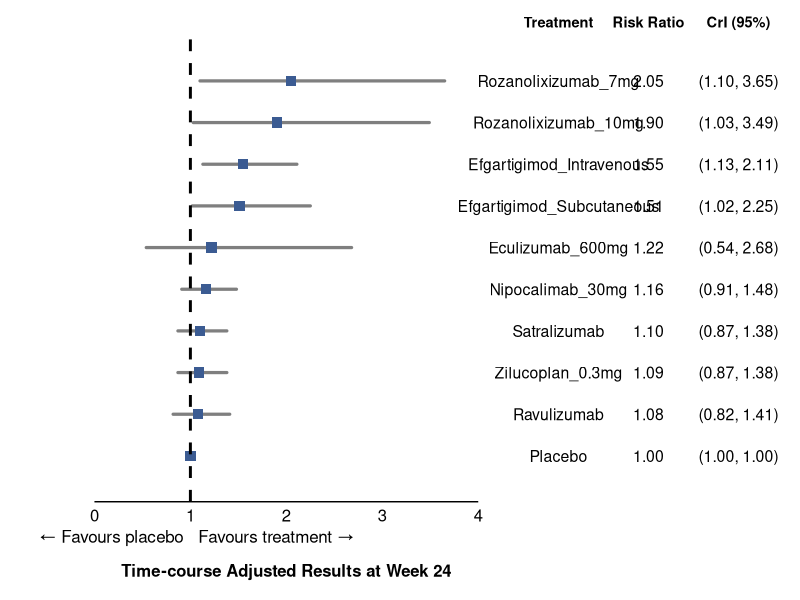
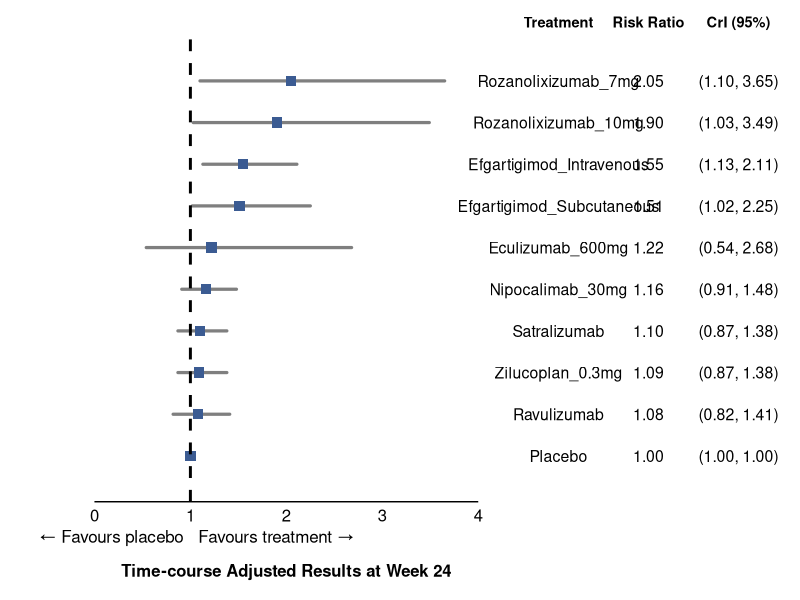

Reproduce these figures in R, in order.
library(tidyverse)
library(patchwork)

# suitably use setwd()
df <- openxlsx::read.xlsx("Table_05_MG_ADL_2pt_improvement.xlsx")

# Preserve top-to-bottom order in the plot
df$Treatment <- factor(df$Treatment, levels = rev(df$Treatment))

# Label column combining RR and CrI, formatted with fixed decimals
df$RR_label  <- sprintf("%.2f", df$RR)
df$CrI_label <- sprintf("(%.2f, %.2f)", df$lower, df$upper)

# ---- Shared theme elements for row alignment ----
n <- nrow(df)

# ---- Axis limits & arrow logic ----
# Any CI that extends past these limits is truncated and gets an arrowhead
# on the truncated end(s) instead of running off the plot.
xlim_low  <- 0
xlim_high <- 4

df <- df %>%
  mutate(
    left_clip  = lower < xlim_low,
    right_clip = upper > xlim_high,
    seg_x      = ifelse(left_clip, xlim_low, lower),
    seg_xend   = ifelse(right_clip, xlim_high, upper)
  )

seg_none  <- filter(df, !left_clip & !right_clip)
seg_left  <- filter(df,  left_clip & !right_clip)
seg_right <- filter(df, !left_clip &  right_clip)
seg_both  <- filter(df,  left_clip &  right_clip)

arrow_spec <- function(ends) {
  arrow(angle = 30, length = unit(0.09, "inches"), ends = ends, type = "closed")
}

# ---- Forest plot (left panel)

p_forest <- ggplot(df, aes(x = RR, y = Treatment)) +
  # CI segments split by truncation status, each with the correct arrow ends
  geom_segment(
    data = seg_none,
    aes(x = seg_x, xend = seg_xend, y = Treatment, yend = Treatment),
    color = "grey50", linewidth = 1.1, lineend = "round"
  ) +
  geom_segment(
    data = seg_left,
    aes(x = seg_x, xend = seg_xend, y = Treatment, yend = Treatment),
    color = "grey50", linewidth = 1.1, lineend = "round", arrow = arrow_spec("first")
  ) +
  geom_segment(
    data = seg_right,
    aes(x = seg_x, xend = seg_xend, y = Treatment, yend = Treatment),
    color = "grey50", linewidth = 1.1, lineend = "round", arrow = arrow_spec("last")
  ) +
  geom_segment(
    data = seg_both,
    aes(x = seg_x, xend = seg_xend, y = Treatment, yend = Treatment),
    color = "grey50", linewidth = 1.1, lineend = "round", arrow = arrow_spec("both")
  ) +
  geom_point(size = 3.2, shape = 15, colour = "#3B5B92") +
  geom_vline(xintercept = 1,
             linetype = "dashed",
             color = "black",
             linewidth = 1) +
  annotate("text", x = 1, y = -0.15, label = "\u2190 Favours placebo",
           hjust = 1.05, vjust = 3, size = 4.3, color = "black") +
  annotate("text", x = 1, y = -0.15, label = "Favours treatment \u2192",
           hjust = -0.05, vjust = 3, size = 4.3, color = "black") +
  scale_x_continuous(
    breaks = seq(xlim_low, xlim_high, 1), # tweak
    limits = c(xlim_low, xlim_high), # tweak
    expand = c(0, 0)
  ) +
  # Lock the y-axis order explicitly. Without this, splitting the CI lines
  # into several geom_segment() layers (one per clip scenario) can cause
  # ggplot to reorder the discrete y-axis based on which layer first
  # introduces each treatment, since each layer only holds a subset of rows.
  scale_y_discrete(limits = levels(df$Treatment), drop = FALSE) +
  labs(x = "Time-course Adjusted Results at Week 24", y = NULL) +
  coord_cartesian(ylim = c(0.5, n + 0.5), clip = "off") +
  theme_minimal(base_size = 11) +
  theme(
    panel.grid.minor = element_blank(),
    panel.grid.major.y = element_blank(),
    panel.grid.major.x = element_blank(),
    axis.text.y = element_blank(),
    axis.ticks.y = element_blank(),
    axis.text.x = element_text(size = 12, color = "black"),
    axis.line.x = element_line(),
    axis.title.x = element_text(size = 12, face = "bold", margin = margin(t = 16), vjust = -3),
    plot.margin = margin(t = 5, r = 4, b = 20, l = 60),
    plot.background  = element_blank(),
    panel.background = element_blank(),
    legend.background = element_blank(),
    legend.box.background = element_blank()
  )

# ---- Table panel (right side): Treatment | Risk Ratio | CrI (95%) ----
# Build a long-format data frame so all three "columns" share the same y-axis
# and therefore stay row-aligned with the forest plot via patchwork.

tbl <- data.frame(
  Treatment = rep(df$Treatment, 3),
  col = factor(rep(c("Treatment", "Risk Ratio", "CrI (95%)"), each = n),
               levels = c("Treatment", "Risk Ratio", "CrI (95%)")),
  label = c(as.character(df$Treatment), df$RR_label, df$CrI_label)
)

p_table <- ggplot(tbl, aes(x = col, y = Treatment, label = label)) +
  geom_text(size = 4.0, color = "black", hjust = 0.5) +
  scale_x_discrete(position = "top") +
  scale_y_discrete(limits = levels(df$Treatment), drop = FALSE) +
  coord_cartesian(ylim = c(0.5, n + 0.5), clip = "off") +
  theme_void(base_size = 11) +
  theme(
    axis.text.x.top = element_text(size = 10.5, face = "bold", color = "black",
                                   margin = margin(b = 4)),
    plot.margin = margin(t = 5, r = 0, b = 10, l = 15)
  )

# ---- Combine: forest plot (left) + table (right), rows aligned ----
final_plot <- p_forest + p_table +
  plot_layout(widths = c(1, 0.75)) + # tweak
  plot_annotation(
    theme = theme(
      plot.background = element_rect(
        fill = "transparent",
        colour = NA
      ),
      panel.background = element_rect(
        fill = "transparent",
        colour = NA
      )
    )
  )

final_plot

# suitably use setwd()
ggsave("FP_05_MG_ADL_2pt_improvement.png",
       final_plot,
       width = 12.5,
       height = 5.5,
       dpi = 1000,
       bg = "transparent")
